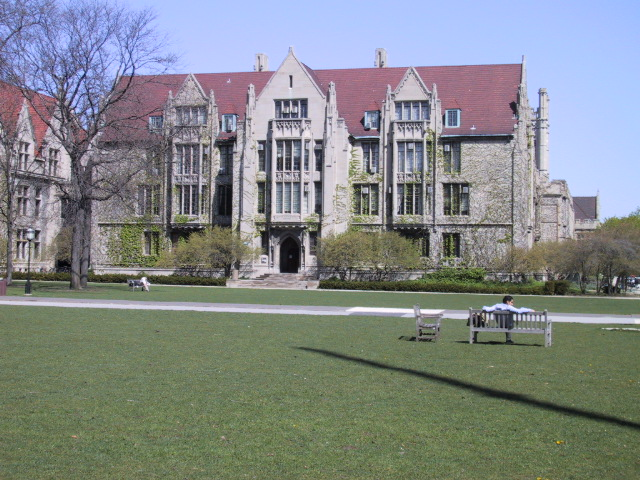
%> input picture MATLAB/wavelet_eckhart/eckhart.jpg, 640 x 480 px
$ octave wavelet_eckhart_a.m   (GNU Octave 9; MATLAB toolbox functions it lacks are replaced by stand-ins)
%> lines starting %> are read from the running program, lines starting %| are printed output that depends on the picture
% wavelet_gbb2.m
%%%%%%%%%%%%%%%%%%%%
% load image file
RGB=imread('eckhart.jpg');
%> RGB is the input picture: size 480x640x3 uint8; mean R, G, B 130.1, 135.5, 135.6
A=im2gray(RGB);
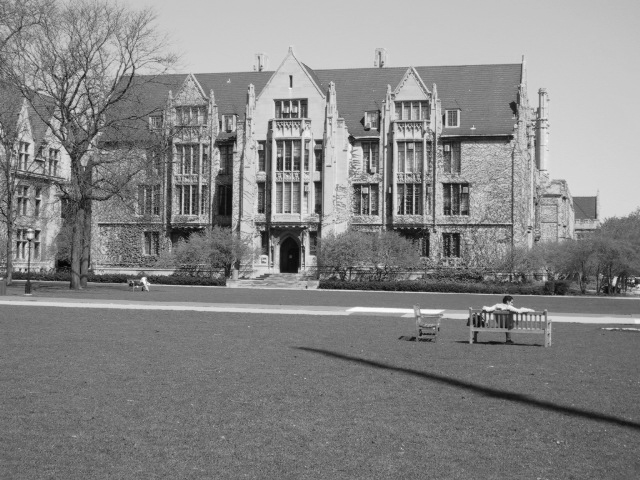
%> A: size 480x640 uint8; min 1, max 252, mean 133.9
% multiresolution decomposition
[C,S]=wavedec2(A,3,'coif1');
%> S = [64 84; 64 84; 123 163; 242 322; 480 640]
A1=appcoef2(C,S,'coif1',1);
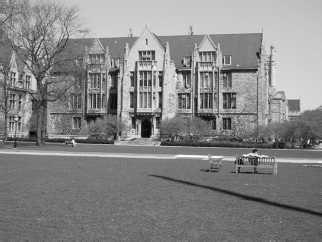
%> A1: size 242x322 double; min 3.86, max 506.4, mean 268.1; drawn with min black and max white
A2=appcoef2(C,S,'coif1',2);
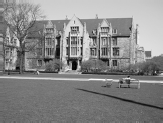
%> A2: size 123x163 double; min 35.61, max 976.7, mean 537.6; drawn with min black and max white
A3=appcoef2(C,S,'coif1',3);
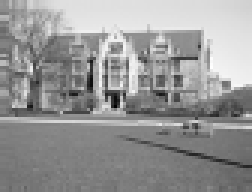
%> A3: size 64x84 double (shown 3 times larger); min 34.89, max 1803.7, mean 1079.4; drawn with min black and max white
% plot A(n)
subplot(2,2,1);
imagesc(A);
colormap('gray');
title('Level 0, i.e., Original Omage');
subplot(2,2,2);
imagesc(A1);
colormap('gray');
title('Approximation of Level 1');
subplot(2,2,3);
imagesc(A2);
colormap('gray');
title('Approximation of Level 2');
subplot(2,2,4);
imagesc(A3);
colormap('gray');
title('Approximation of Level 3');
